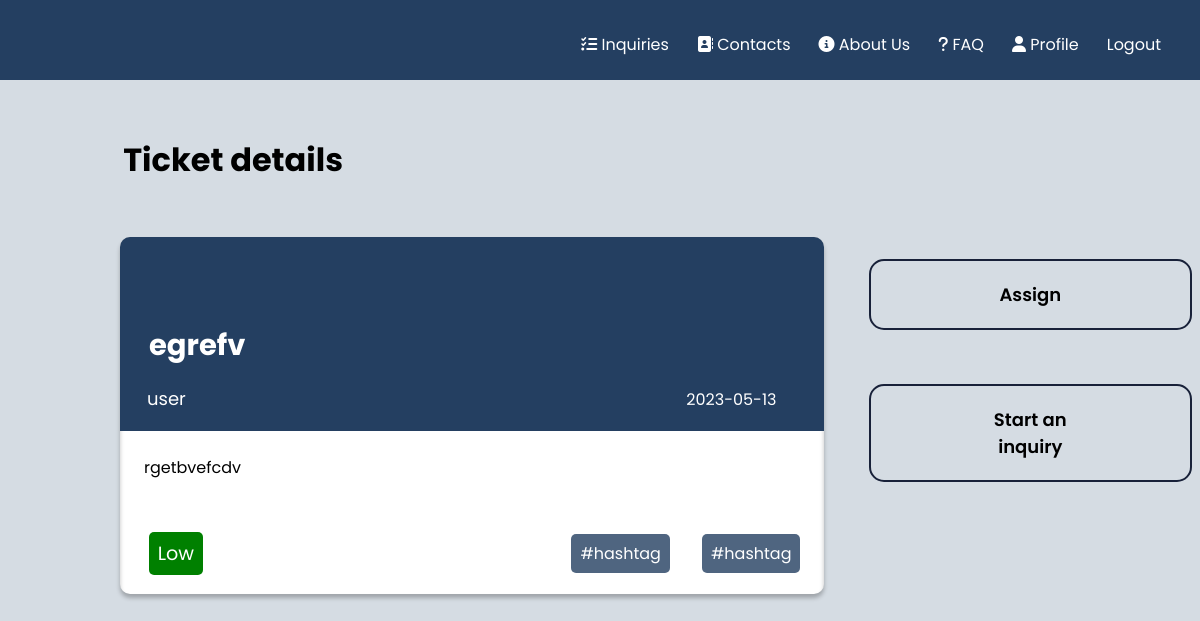
Page /pages/ticket_detail.php?ticket=1 (signed in) on the earlier database version.
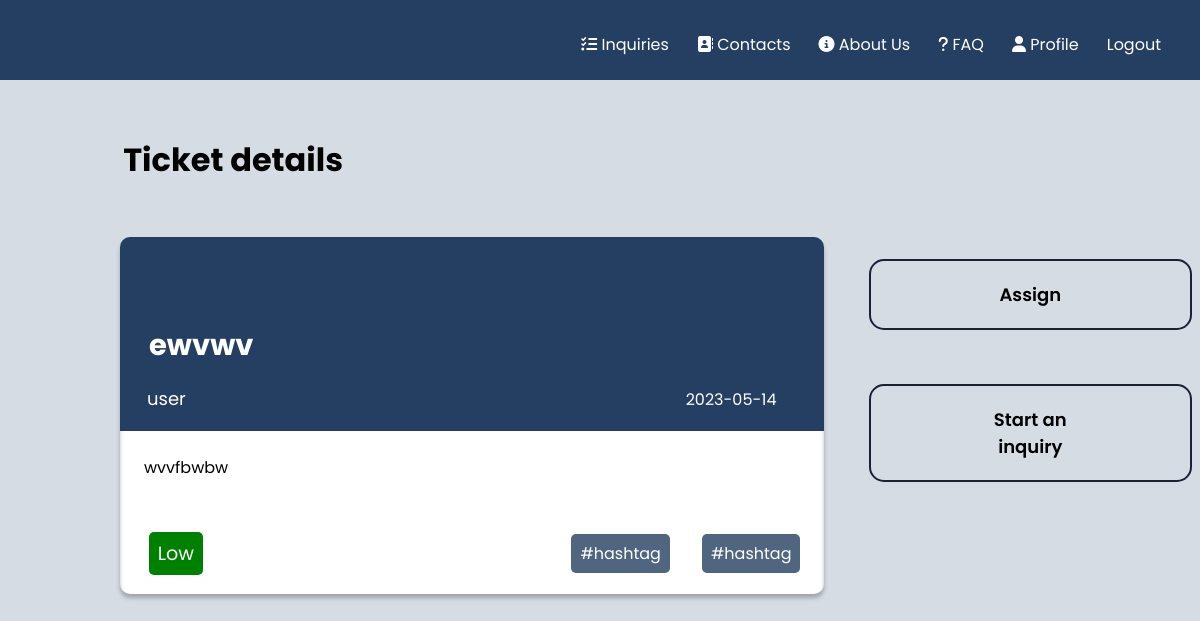
Same page on the later database version.
### tables this page shows
CREATE TABLE tickets(

    idTicket integer primary key AUTOINCREMENT,
    title text NOT NULL,
    description text,
    status text references Status(title),
    idAgent text references Agents(idAgent),
    idClient text references Clients(idClient),
    department text references department(title),
    priority text,
    hashtag text,
    date datetime
);

### pages/ticket_detail.php (called while the page is built, shortened)
<?php
    require_once(__DIR__ . '/../database/connection.db.php');
    include '../database/ticket.class.php';
    include '../database/user.class.php';
    include '../utils/session.php';
    include '../templates/tickets.tpl.php';
    include '../templates/ticket_detail.tpl.php';
    $session = new Session();
    $db = getDatabaseConnection();
    $user = User::getUserWithId($db, $session->getID());
    $ticket = $user->getTicketWithID($db, $_GET['ticket']);
    drawTicketDetail($ticket, $user);
?>

### database/ticket.class.php (called while the page is built, shortened)
<?php
     class Ticket{
        public function __construct(int $idTicket, string $title, string $status,
          string $description, string $department, string $priority, string $date){
            $this->title = $title;
            $this->description = $description;
            $this->priority = $priority;
            $this->date = $date;
        }
     }
?>

### database/user.class.php (called while the page is built, shortened)
<?php
     class User{
        public function getTicketWithID($db, $id){
            $stmt = $db->prepare('SELECT idTicket, date, title, status, description, department, priority FROM tickets WHERE idTicket = ?');
            $stmt->execute([$id]);
            $ticketRows = $stmt->fetchAll(PDO::FETCH_ASSOC);
            $row = $ticketRows[0];
            $ticket = new Ticket(
                $row['idTicket'],
                $row['title'],
                $row['status'],
                $row['description'],
                $row['department'],
                $row['priority'],
                $row['date']
            );
            return $ticket;
        }
        static function getUserWithID(PDO $db, int $id) : ?User {
            $stmt = $db->prepare('
                SELECT u.idUser, u.email, u.name, u.username
                FROM users u JOIN admins a ON u.idUser = a.idAdmin
                WHERE u.idUser = ?');
            $stmt->execute(array($id));
            $row = $stmt->fetch(PDO::FETCH_ASSOC);
            $stmt = $db->prepare('
                SELECT u.idUser, u.email, u.name, u.username
                FROM users u JOIN agents a ON u.idUser = a.idAgent
                WHERE u.idUser = ?');
            $stmt->execute(array($id));;
            $row = $stmt->fetch(PDO::FETCH_ASSOC);
            if ($row !== false) {
                return new Agent($row['idUser'], $row['email'], $row['name'], $row['username']);
            }
            return null;
            }
     }
?>

### utils/session.php (called while the page is built, shortened)
<?php
class Session{
      public function getID() : ?int {
        return isset($_SESSION['id']) ? $_SESSION['id'] : null;
      }
}
?>

### templates/ticket_detail.tpl.php (the view)
<?php function drawTicketDetail(Ticket $ticket, User $user) { ?>
    <h1 class="details">Ticket details</h1>
        <main class = "all">
            <section class="box">
                <div class="content">
                    <h1 class="title"><?php echo $ticket->title ?></h1>
                    <div class ="try">
                        <h3 class="author">user</h3>
                        <p class="date"><?php echo $ticket->date ?></p>
                    </div>
                </div>
                <p class="description"><?php echo $ticket->description ?></p>
                <div class = "end">
                    <p class="priority"><?php echo $ticket->priority ?></p>
                    <div class = "hashtags">
                        <p class="hashtag">#hashtag</p>
                        <p class="hashtag">#hashtag</p>
                    </div>
                </div>
            </section>
            <section class="assign">
                <button class="button-assign" role="button">Assign</button>
                <br>
                <button class="button-assign" role="button">Start an inquiry</button>
            </section>
        </main>
    </body>
</html>
<?php } ?>

Differences in the rows shown:
changed tickets "Low": title "egrefv" → "ewvwv"; date "2023-05-13" → "2023-05-14"; description "rgetbvefcdv" → "wvvfbwbw"
